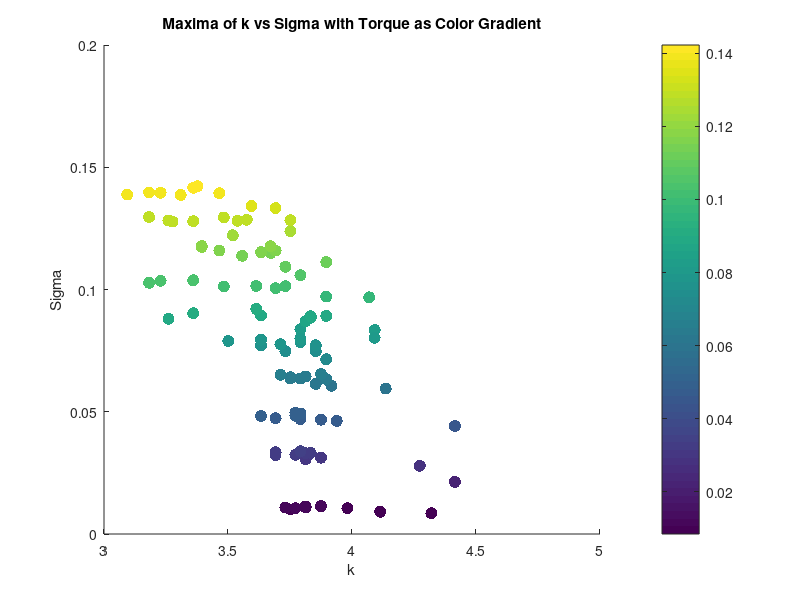

Source code (MATLAB): (Note: this script raises an error after producing the figure.)
clear all;
close all;


%% Torque Analysis
load('maxima_data.mat');
% take every 11th point and move them all to the end of the vector

move_idx = 1:11:length(torque_values);

%add the indices to the end of the vector
torque_values= [torque_values, torque_values(move_idx)];
torque_values(move_idx) = []; % Remove every 11th point

maxima_k = [maxima_k, maxima_k(move_idx)];
maxima_k(move_idx) = []; % Remove every 11th point
maxima_sigma = [maxima_sigma, maxima_sigma(move_idx)];
maxima_sigma(move_idx) = []; % Remove every 11th point
maxima_corr = [maxima_corr, maxima_corr(move_idx)];
maxima_corr(move_idx) = []; % Remove every 11th point
maxima_sigma = exp(1./(maxima_sigma.^2)).*maxima_sigma.^2; % Square the sigma values for analysis
scatter(maxima_sigma,torque_values, 75, torque_values, 'filled');
xlabel('k');
ylabel('Sigma');
title('Maxima of k vs Sigma with Torque as Color Gradient');
%Lable the colorbar as Torque
cbar = colorbar;
cbar.Label.String = 'Torque';
cbar.Label.FontSize = 14;
cbar.FontSize = 14;
colormap(jet); % Use a colormap that is suitable for continuous data
caxis([min(torque_values) max(torque_values)]);

grid on;
% K means clustering of torque into 10 clusters, taking mean of each cluster k, sigma and corr too
% [cluster_idx, cluster_centers] = kmeans(torque_values', 10);
%instead of kmeans do every 10th point
% Create a vector of cluster indices


num_clusters = 10;
cluster_idx = zeros(size(torque_values));
for i = 1:num_clusters
    cluster_idx(i:num_clusters:end) = i; % Assign every 10th point to a cluster
end

% Take the mean of each cluster
torque_means = zeros(10, 1);
torque_stds = zeros(10, 1);
sigma_means = zeros(10, 1);
sigma_stds = zeros(10, 1);
k_means = zeros(10, 1);
corr_means = zeros(10, 1);
for i = 1:10
    torque_means(i) = mean(torque_values(cluster_idx == i));
    torque_stds(i) = std(torque_values(cluster_idx == i));
    sigma_means(i) = mean(maxima_sigma(cluster_idx == i));
    k_means(i) = mean(maxima_k(cluster_idx == i));
    corr_means(i) = mean(maxima_corr(cluster_idx == i));
    sigma_stds(i) = std(maxima_sigma(cluster_idx == i));
end
figure;
% Plot the means of torque 
plot(torque_values);

% Plot the clusters
figure;
scatter(sigma_means, torque_means, 75, 'filled');
xlabel('Sigma');
ylabel('Torque');
zlabel('Torque');
title('Clustered Maxima of k vs Sigma with Torque as Color Gradient');
grid on;
disp(size(sigma_means));
disp(size(torque_means));
disp('Correlation between Torque and Sigma:');
disp(corr(sigma_means,torque_means));
% % Ensure data is sorted for polyfit
% [sigma_sorted, sort_idx] = sort(maxima_sigma);
% torque_sorted = torque_values(sort_idx);
% % Display correlation between torque and sigma
% disp('Correlation between Torque and Sigma:');
% disp(corr(torque_sorted', sigma_sorted'));
% % Display correlation between torque and sigma^2
% disp('Correlation between Torque and Sigma^2:');
% disp(corr(torque_sorted', sigma_sorted'.^2));
% % Polyfit for sigma vs torque (order 1 and 2)
% p1_sigma = polyfit(sigma_sorted, torque_sorted, 1);
% % Calculate fitted values and normalized MSE for sigma vs torque
% fitted_torque_p1_sigma = polyval(p1_sigma, sigma_sorted);
% mse_p1_sigma = mean((torque_sorted - fitted_torque_p1_sigma).^2);
% nmse_p1_sigma = mse_p1_sigma / var(torque_sorted);
% % Display results for sigma vs torque
% disp('Sigma vs Torque:');
% disp(['Order 1 nMSE: ', num2str(nmse_p1_sigma)]);
% %display correlation between torque and sigma
% % Plot for sigma vs torque with polynomial fits (first instance)
% figure;
% scatter(sigma_sorted, torque_sorted, 50, 'filled','DisplayName', 'Data');
% hold on;
% plot(sigma_sorted, fitted_torque_p1_sigma, '-r', 'DisplayName', ...
%     ['Order 1 Fit: y = ', num2str(p1_sigma(1)), 'x + ', num2str(p1_sigma(2)), ...
%     ', nMSE = ', num2str(nmse_p1_sigma)]);
% xlabel('Sigma');
% ylabel('Torque');
% title('Sigma vs Torque with Polynomial Fits');
% grid on;

% %Plot means of sigma as bar plot with variance as error bars
% figure;
% [sorted_sigma_means,idx] = sort(sigma_means);
% sorted_sigma_stds = sigma_stds(idx);
% bar(sorted_sigma_means.^2, 'FaceColor', [0.2 0.6 0.8], 'EdgeColor', 'k', 'LineWidth', 1.5);
% % Set the x-ticks to the cluster indices
% hold on;
% errorbar(sorted_sigma_means.^2,sorted_sigma_stds, 'k.', 'LineWidth', 1.5);
% ylim([1.95 2.85]);

% xlabel('Torque Number');
% ylabel('Mean Sigma^2');

% %Same Bar plot with torque means
% figure;
% [sorted_torque_means,idx_torque] = sort(torque_means);
% bar(sorted_torque_means, 'FaceColor', [0.2 0.6 0.8], 'EdgeColor', 'k', 'LineWidth', 1.5);
% hold on;
% errorbar(sorted_torque_means, torque_stds(idx_torque), 'k.', 'LineWidth', 1.5);
% xlabel('Torque Number');
% ylabel('Mean Torque');
% title('Mean Torque for Each Cluster with Error Bars');



% % Ensure data is sorted for polyfit
% [sigma_sorted, sort_idx] = sort(sigma_means);
% torque_sorted = torque_means(sort_idx);
% %Display correlation between torque and sigma
% disp('Correlation between Torque and Sigma:');
% disp(corr(torque_sorted, sigma_sorted));
% %Display correlation between torque and sigma^2
% disp('Correlation between Torque and Sigma^2:');
% disp(corr(torque_sorted, sigma_sorted.^2));
% % Polyfit for sigma vs torque (order 1 and 2)
% p1_sigma = polyfit(sigma_sorted, torque_sorted, 1);
% p2_sigma = polyfit(sigma_sorted, torque_sorted, 2);
% % Calculate zitted values and normalized MSE for sigma vs torque
% fitted_torque_p1_sigma = polyval(p1_sigma, sigma_sorted);
% fitted_torque_p2_sigma = polyval(p2_sigma, sigma_sorted);
% mse_p1_sigma = mean((torque_sorted - fitted_torque_p1_sigma).^2);
% mse_p2_sigma = mean((torque_sorted - fitted_torque_p2_sigma).^2);
% nmse_p1_sigma = mse_p1_sigma / var(torque_sorted);
% nmse_p2_sigma = mse_p2_sigma / var(torque_sorted);
% % Display results for sigma vs torque
% disp('Sigma vs Torque:');
% disp(['Order 1 nMSE: ', num2str(nmse_p1_sigma)]);
% disp(['Order 2 nMSE: ', num2str(nmse_p2_sigma)]);
% % Plot for sigma vs torque with polynomial fits (second instance)
% figure;
% scatter(sigma_sorted, torque_sorted, 50, 'filled', 'DisplayName', 'Data');
% hold on;
% % plot(sigma_sorted, fitted_torque_p1_sigma, '-r', 'DisplayName', ...
% %     ['Order 1 Fit: y = ', num2str(p1_sigma(1)), 'x + ', num2str(p1_sigma(2)), ...
% %     ', nMSE = ', num2str(nmse_p1_sigma)]);
% % plot(sigma_sorted, fitted_torque_p2_sigma, '--g', 'DisplayName', ...
% %     ['Order 2 Fit: y = ', num2str(p2_sigma(1)), 'x^2 + ', num2str(p2_sigma(2)), ...
% %     'x + ', num2str(p2_sigma(3)), ', nMSE = ', num2str(nmse_p2_sigma)]);
% xlabel('Sigma');
% ylabel('Torque');
% title('Sigma vs Torque with Polynomial Fits');
% grid on;



% %% Diameter Analysis
% % Saved as diameter_value, k_values(max_k_idx), sigma_values(max_sigma_idx), max_val
% load('maxima_data_Diam.mat');
% figure;
% load('maxima_data.mat');
% scatter(maxima_matrix(:, 2), maxima_matrix(:, 3), 75, maxima_matrix(:, 1), 'filled');
% xlabel('k');
% ylabel('Sigma');
% title('Characteristic K and Sigma for all Diameters');
% %Lable the colorbar as Torque
% cbar = colorbar;
% cbar.Label.String = 'Diameter';
% cbar.Label.FontSize = 14;
% cbar.FontSize = 14;
% colormap(jet); % Use a colormap that is suitable for continuous data
% caxis([min(maxima_matrix(:,1)) max(maxima_matrix(:, 1))]);
% grid on;


% % K vs d
% % Ensure data is sorted for polyfit
% [k_sorted, sort_idx] = sort(maxima_matrix(:, 2));
% d_sorted = maxima_matrix(sort_idx, 1);
% % Display correlation between d and k
% disp('Correlation between Diameter and k:');
% disp(corr(d_sorted, k_sorted));

% %plot for k vs diam with polynomial fits
% figure;
% scatter(k_sorted, d_sorted, 50, 'filled', 'DisplayName', 'Data');
% grid on;
% hold on;
% p1_k = polyfit(k_sorted, d_sorted, 1);
% fitted_d_p1_k = polyval(p1_k, k_sorted);
% mse_p1_k = mean((d_sorted - fitted_d_p1_k).^2);
% nmse_p1_k = mse_p1_k / var(d_sorted);
% disp('Diameter vs k:');
% disp(['Order 1 nMSE: ', num2str(nmse_p1_k)]);
% % plot(k_sorted, fitted_d_p1_k, '-r', 'DisplayName', ...
% %     ['Order 1 Fit: y = ', num2str(p1_k(1)), 'x + ', num2str(p1_k(2)), ...
% %     ', nMSE = ', num2str(nmse_p1_k)]);
% xlabel('k');
% ylabel('Diameter');
% title('k vs Diameter with Polynomial Fits');


% % Compute mean and std of sigma for each unique diameter
% unique_diameters = unique(maxima_matrix(:, 1));
% sigma_means_diameter = zeros(size(unique_diameters));
% sigma_stds_diameter = zeros(size(unique_diameters));

% for i = 1:length(unique_diameters)
%     sigma_values_for_diameter = maxima_matrix(maxima_matrix(:, 1) == unique_diameters(i), 3);
%     sigma_means_diameter(i) = mean(sigma_values_for_diameter);
%     sigma_stds_diameter(i) = std(sigma_values_for_diameter);
%     torque_values_for_diameter = maxima_matrix(maxima_matrix(:, 1) == unique_diameters(i), 4);
%     mean_torque_for_diameter(i) = mean(torque_values_for_diameter);
%     std_torque_for_diameter(i) = std(torque_values_for_diameter);
%     k_values_for_diameter = maxima_matrix(maxima_matrix(:, 1) == unique_diameters(i), 2);
%     mean_k_for_diameter(i) = mean(k_values_for_diameter);
%     std_k_for_diameter(i) = std(k_values_for_diameter);
% end

% %Scatter of mean k vs mean diameter
% figure;
% scatter(mean_k_for_diameter, unique_diameters, 75, 'filled', 'DisplayName', 'Data');
% xlabel('Mean k');
% ylabel('Mean Diameter');
% title('Mean k vs Mean Diameter');
% grid on;
% hold on;


% % Bar plot of mean sigma with error bars for each diameter
% figure;
% bar(unique_diameters, sigma_means_diameter, 'FaceColor', [0.2 0.6 0.8], 'EdgeColor', 'k', 'LineWidth', 1.5);
% hold on;
% errorbar(unique_diameters, sigma_means_diameter, sigma_stds_diameter, 'k.', 'LineWidth', 1.5);
% xlabel('Diameter');
% ylabel('Mean Sigma');
% title('Mean Sigma for Each Diameter with Error Bars');
% grid on;

% figure;
% % Bar plot of mean torque with error bars for each diameter
% bar(unique_diameters, mean_torque_for_diameter, 'FaceColor', [0.2 0.6 0.8], 'EdgeColor', 'k', 'LineWidth', 1.5);
% hold on;
% errorbar(unique_diameters, mean_torque_for_diameter, std_torque_for_diameter, 'k.', 'LineWidth', 1.5);
% xlabel('Diameter'); 
% ylabel('Mean Torque');
% title('Mean Torque for Each Diameter with Error Bars');
% grid on;
